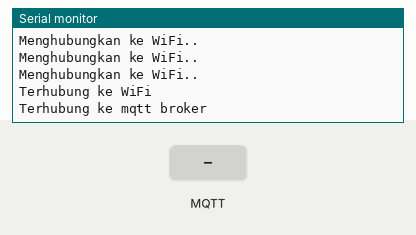
This sketch was run on a simulated ESP32. Parts: the last lines printed to the serial monitor. The test bench sets the inputs (shaded band). WiFi joins after 1.5 s; servers stay silent unless stated; no MQTT or app messages arrive unless stated.

Above: at 2.7 s.
2.8 s: MQTT message "1" arrives on the first subscribed topic
At 3.6 s:
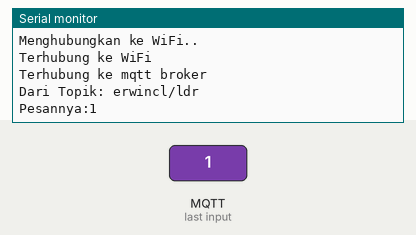
4.3 s: MQTT message "on" arrives on the first subscribed topic
At 4.7 s:
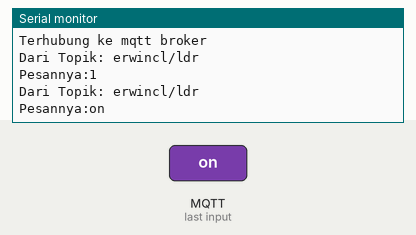
5.8 s: MQTT message "off" arrives on the first subscribed topic
At 7.0 s:
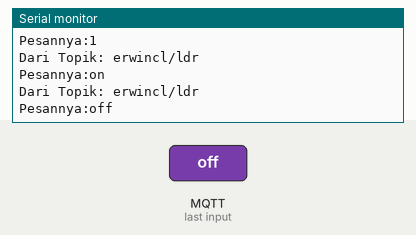

The sketch:

subscriberled_iyoti.ino
```cpp
#include <WiFi.h>
#include <PubSubClient.h>

// WiFi
const char *ssid = "alterwin";
const char *password = "123456788";

// MQTT Broker
const char *mqtt_broker = "free.mqtt.iyoti.id";
const char *topic_pub = "erwincl/ldr";
const char *topic_sub = "erwincl/ldr";
//const char *mqtt_username = "";
//const char *mqtt_password = "";
const int mqtt_port = 1883;
String client_id = "esp32winsub";

WiFiClient espClient;
PubSubClient client(espClient);

void setup() {
   Serial.begin(115200);

   WiFi.begin(ssid, password);
   while (WiFi.status() != WL_CONNECTED) {
       delay(500);
       Serial.println("Menghubungkan ke WiFi..");
   }
   Serial.println("Terhubung ke WiFi");

   //Menghubungkan ke mqtt broker
   client.setServer(mqtt_broker, mqtt_port);
   client.setCallback(callback);
   while (!client.connected()) {
       if (client.connect(client_id.c_str())) {
           Serial.println("Terhubung ke mqtt broker");
       } else {
           Serial.print("Gagal Terhubung ");
           Serial.print(client.state());
           delay(2000);
       }
   }

   // publish and subscribe
   client.publish(topic_pub, "Hi, ESP31223122");
   client.subscribe(topic_sub);
}

void callback(char *topic, byte *payload, unsigned int length) {
   Serial.print("Dari Topik: ");
   Serial.println(topic);
   Serial.print("Pesannya:");
   for (int i = 0; i < length; i++) {
       Serial.print((char) payload[i]);
   }
   Serial.println();
}

void loop() {
 client.loop();
}
```

Measured:
- after the input at 2.8 s, the serial monitor: prints a new line at once (image 1)
- after the input at 4.3 s, the serial monitor: prints a new line at once (image 2)
- after the input at 5.8 s, the serial monitor: prints a new line at once (image 3)
